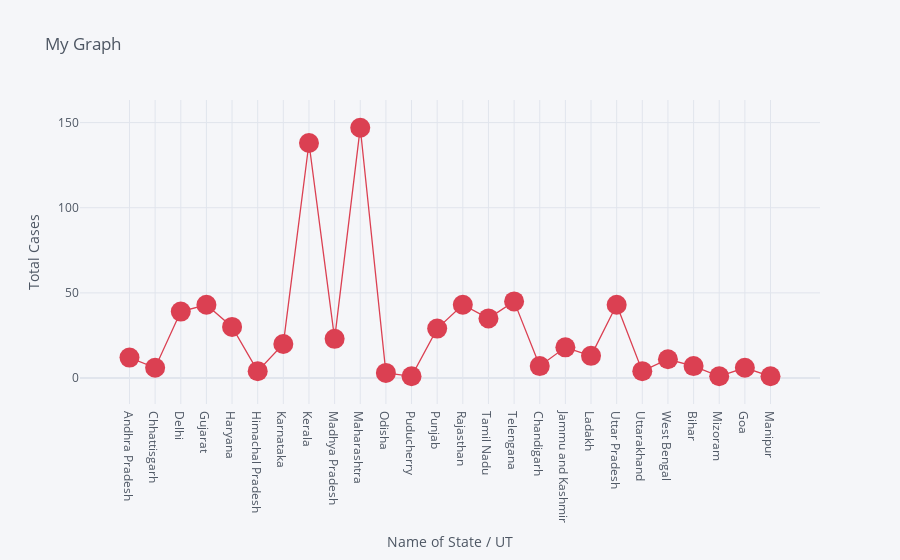
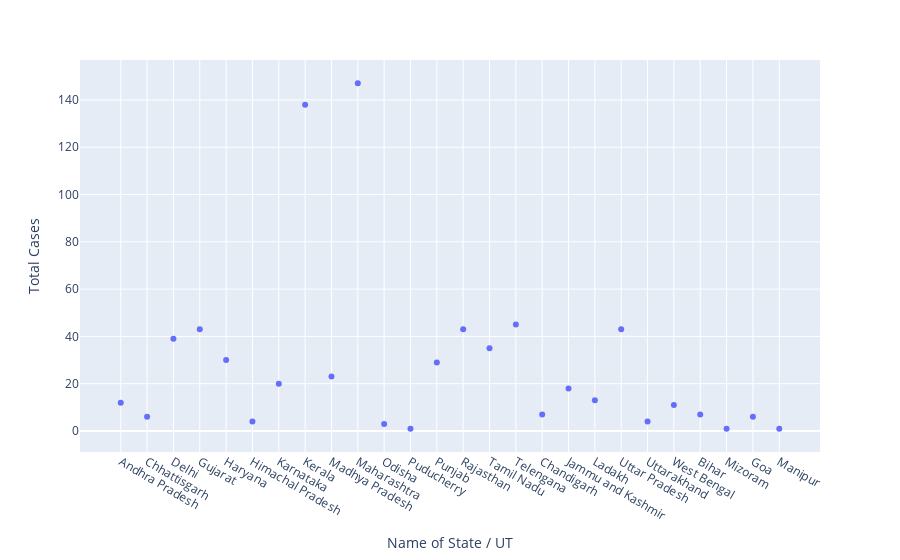

Write notebook code for charts like these, in order.
### Markdown cell above
# Using Plotly

### Code cell
df.iplot(kind='scatter',x='Name of State / UT',y='Total Cases',mode='markers+lines',title='My Graph',xTitle='Name of State / UT',yTitle='Total Cases',colors='red',size=20)
px.scatter(df,x='Name of State / UT',y='Total Cases')

### Figure 1 — Plotly figure (JSON) as saved in the notebook; plotly's stock layout.template omitted (floating-point values rounded to 4 significant figures)
{"data": [{"line": {"color": "rgba(219, 64, 82, 1.0)", "dash": "solid", "shape": "linear", "width": 1.3}, "marker": {"size": 20, "symbol": "circle"}, "mode": "markers+lines", "name": "Total Cases", "text": "", "type": "scatter", "x": ["Andhra Pradesh", "Chhattisgarh", "Delhi", "Gujarat", "Haryana", "Himachal Pradesh", "Karnataka", "Kerala", "Madhya Pradesh", "Maharashtra", "Odisha", "Puducherry", "Punjab", "Rajasthan", "Tamil Nadu", "Telengana", "Chandigarh", "Jammu and Kashmir", "Ladakh", "Uttar Pradesh", "Uttarakhand", "West Bengal", "Bihar", "Mizoram", "Goa", "Manipur"], "y": [12, 6, 39, 43, 30, 4, 20, 138, 23, 147, 3, 1, 29, 43, 35, 45, 7, 18, 13, 43, 4, 11, 7, 1, 6, 1]}], "layout": {"autosize": true, "legend": {"bgcolor": "#F5F6F9", "font": {"color": "#4D5663"}}, "paper_bgcolor": "#F5F6F9", "plot_bgcolor": "#F5F6F9", "title": {"font": {"color": "#4D5663"}, "text": "My Graph"}, "xaxis": {"autorange": true, "gridcolor": "#E1E5ED", "range": [-1.811, 26.81], "showgrid": true, "tickfont": {"color": "#4D5663"}, "title": {"font": {"color": "#4D5663"}, "text": "Name of State / UT"}, "type": "category", "zerolinecolor": "#E1E5ED"}, "yaxis": {"autorange": true, "gridcolor": "#E1E5ED", "range": [-26.01, 174.0], "showgrid": true, "tickfont": {"color": "#4D5663"}, "title": {"font": {"color": "#4D5663"}, "text": "Total Cases"}, "type": "linear", "zerolinecolor": "#E1E5ED"}}}

### Figure 2 — Plotly figure (JSON) as saved in the notebook; plotly's stock layout.template omitted (floating-point values rounded to 4 significant figures)
{"data": [{"hovertemplate": "Name of State / UT=%{x}<br>Total Cases=%{y}<extra></extra>", "legendgroup": "", "marker": {"color": "#636efa", "symbol": "circle"}, "mode": "markers", "name": "", "orientation": "v", "showlegend": false, "type": "scatter", "x": ["Andhra Pradesh", "Chhattisgarh", "Delhi", "Gujarat", "Haryana", "Himachal Pradesh", "Karnataka", "Kerala", "Madhya Pradesh", "Maharashtra", "Odisha", "Puducherry", "Punjab", "Rajasthan", "Tamil Nadu", "Telengana", "Chandigarh", "Jammu and Kashmir", "Ladakh", "Uttar Pradesh", "Uttarakhand", "West Bengal", "Bihar", "Mizoram", "Goa", "Manipur"], "xaxis": "x", "y": [12, 6, 39, 43, 30, 4, 20, 138, 23, 147, 3, 1, 29, 43, 35, 45, 7, 18, 13, 43, 4, 11, 7, 1, 6, 1], "yaxis": "y"}], "layout": {"autosize": true, "legend": {"tracegroupgap": 0}, "margin": {"t": 60}, "xaxis": {"anchor": "y", "autorange": true, "domain": [0, 1], "range": [-1.513, 26.51], "title": {"text": "Name of State / UT"}, "type": "category"}, "yaxis": {"anchor": "x", "autorange": true, "domain": [0, 1], "range": [-10.89, 158.9], "title": {"text": "Total Cases"}, "type": "linear"}}}
